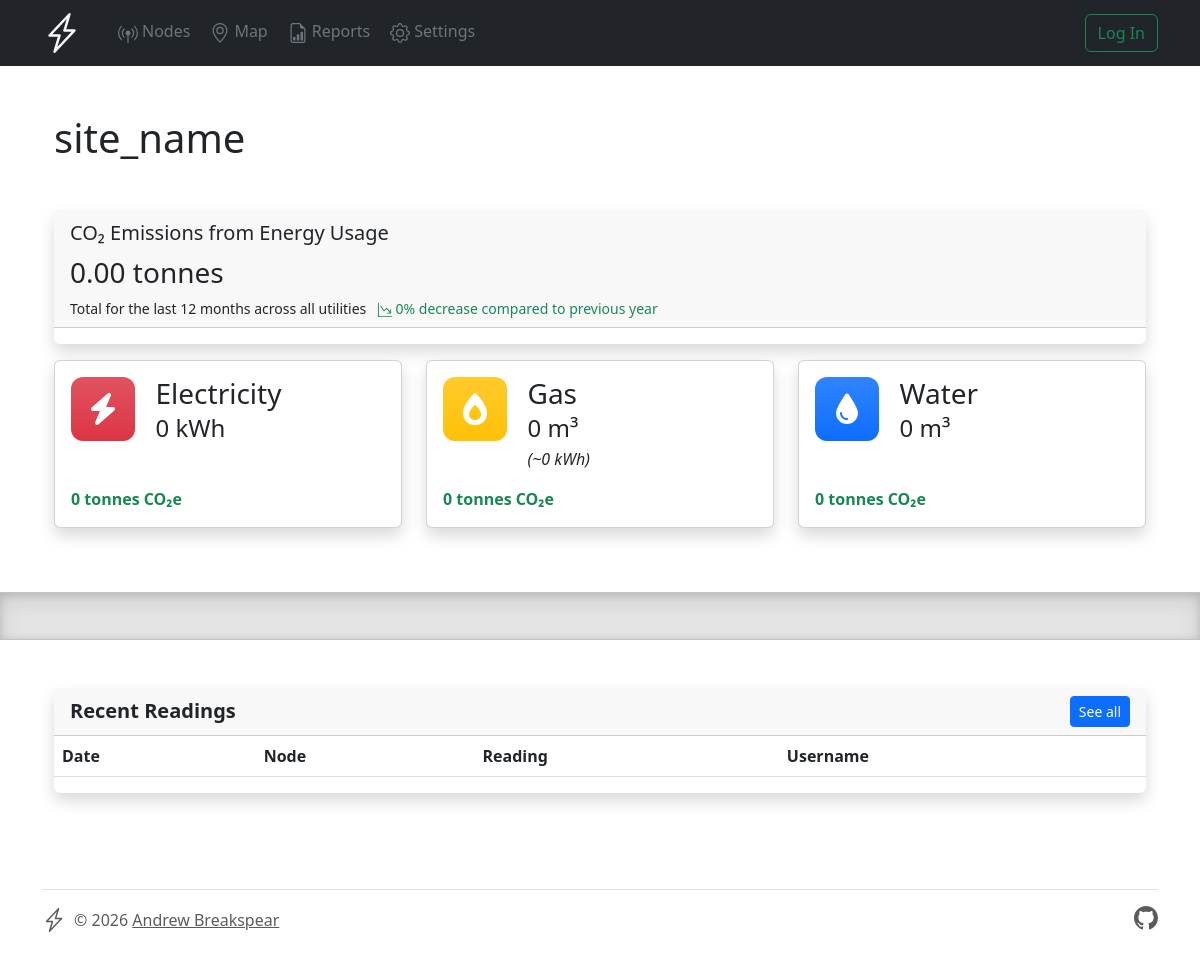
The page / on the database its author committed.
### tables this page shows
CREATE TABLE `settings` (
  `uid` int NOT NULL,
  `name` varchar(255) NOT NULL,
  `description` text NOT NULL,
  `value` text NOT NULL
);

### inc/classSite.php (called while the page is built, shortened)
<?php
class site {
  public function consumptionByMonth($type = null) {
	  $nodes = $this->allNodesByType($type);
	  $totalConsumption = array();
	  return $totalConsumption;
  }
  public function allNodesByType($type = null, $enabledDisabled = "enabled") {
	global $db;
	if ($enabledDisabled == "all") {
	  $sqlEnabled = "";
	} else {
	  $sqlEnabled = " AND enabled = '1' ";
	}
	$sql  = "SELECT * FROM nodes";
	$sql .= " WHERE type = ? ";
	$sql .= $sqlEnabled;
	$sql .= " ORDER BY uid DESC";
	$nodes = $db->query($sql, $type)->fetchAll();
	return $nodes;
  }
}
?>

### inc/database.php (called while the page is built, shortened)
<?php
class db {
  protected $connection;
	protected $query;
	public function __construct($dbhost = 'localhost', $dbuser = '', $dbpass = '', $dbname = '', $charset = 'utf8') {
		$this->connection = new mysqli($dbhost, $dbuser, $dbpass, $dbname);
		$this->connection->set_charset($charset);
	}
  public function query($query) {
		if ($this->query = $this->connection->prepare($query)) {
            if (func_num_args() > 1) {
                $x = func_get_args();
                $args = array_slice($x, 1);
				$types = '';
                $args_ref = array();
                foreach ($args as $k => &$arg) {
					if (is_array($args[$k])) {
						foreach ($args[$k] as $j => &$a) {
							$types .= $this->_gettype($args[$k][$j]);
							$args_ref[] = &$a;
						}
					} else {
	                	$types .= $this->_gettype($args[$k]);
	                    $args_ref[] = &$arg;
					}
                }
				array_unshift($args_ref, $types);
                call_user_func_array(array($this->query, 'bind_param'), $args_ref);
            }
            $this->query->execute();
        } else {
            $this->error('Unable to prepare MySQL statement (check your syntax) - ' . $this->connection->error);
        }
		return $this;
  }
	public function fetchAll($callback = null) {
	    $params = array();
        $row = array();
	    $meta = $this->query->result_metadata();
	    while ($field = $meta->fetch_field()) {
	        $params[] = &$row[$field->name];
	    }
	    call_user_func_array(array($this->query, 'bind_result'), $params);
        $result = array();
        while ($this->query->fetch()) {
            $r = array();
            foreach ($row as $key => $val) {
                $r[$key] = $val;
            }
            if ($callback != null && is_callable($callback)) {
                $value = call_user_func($callback, $r);
                if ($value == 'break') break;
            } else {
                $result[] = $r;
            }
        }
        $this->query_closed = TRUE;
		return $result;
	}
	private function _gettype($var) {
	    if (is_string($var)) return 's';
	    return 'b';
	}
}
?>

### inc/include.php (called while the page is built, shortened)
<?php
$root = $_SERVER['DOCUMENT_ROOT'];
require_once $root . '/inc/globalFunctions.php';
require_once $root . '/inc/database.php';
require_once $root . '/inc/classSettings.php';
require_once $root . '/inc/classSite.php';
$db = new db(db_host, db_username, db_password, db_name);

### inc/classSettings.php (called while the page is built, shortened)
<?php
class settings {
  protected static $table_name = "settings";
  public function value($name = null) {
    global $db;
    $sql  = "SELECT *  FROM " . self::$table_name;
    $sql .= " WHERE name = ?";
    $sql .= " OR uid = ?";
    $setting = $db->query($sql, $name, $name)->fetchAll();
    $settingValue = $setting[0]['value'] ?? null;
    return $settingValue;
  }
}
$settingsClass = new settings();
?>

### nodes/index.php (the view, shortened to what this page needs)
<?php
$site = new site();
$monthlyConsumptionElectric = $site->consumptionByMonth("Electric");
$monthlyConsumptionGas = $site->consumptionByMonth("Gas");
$monthlyConsumptionWater = $site->consumptionByMonth("Water");
$monthlyCO2 = array();
$monthlyCO2previous = array();
$monthlyCO2 = array_reverse($monthlyCO2);
$monthlyCO2previous = array_reverse($monthlyCO2previous);
$deltaCO2 = percentageDifference(array_sum($monthlyCO2), array_sum($monthlyCO2previous));
$totalElectric = 0 + array_sum(array_slice($monthlyConsumptionElectric, 0, 12));
$totalGas = 0 + array_sum(array_slice($monthlyConsumptionGas, 0, 12));
$totalWater = 0 + array_sum(array_slice($monthlyConsumptionWater, 0, 12));
$totalCO2Electric = 0 + $totalElectric * $settingsClass->value("unit_co2e_electric");
$totalCO2Gas = 0 + $totalGas * $settingsClass->value("unit_co2e_gas");
$totalCO2Water = 0 + $totalWater * $settingsClass->value("unit_co2e_water");
$totalCO2 = $totalCO2Electric + $totalCO2Gas + $totalCO2Water;
?>
<div class="container px-4 py-5">
	<?php
	$title     = site_name;
	echo pageHeader($title);
	?>
	<div class="col-12 mb-3">
		<div class="card bg-yellow-100 border-0 shadow">
			<div class="card-header d-sm-flex flex-row align-items-center flex-0">
				<div class="d-block mb-3 mb-sm-0">
					<div class="fs-5 fw-normal mb-2">CO&#8322; Emissions from Energy Usage</div>
					<h2 class="fs-3 fw-extrabold"><?php echo number_format($totalCO2/1000, 2) . " tonnes"; ?></h2>
					<div class="small mt-2">
						<span class="fw-normal me-2">Total for the last 12 months across all utilities</span>
						<?php
						if ($deltaCO2 <= 0) {
							echo "<svg class=\"text-success\" width=\"1em\" height=\"1em\" role=\"img\"><use xlink:href=\"inc/icons.svg#graph-down\"></use></svg>";
							echo " <span class=\"text-success\">" . abs($deltaCO2) . "% decrease compared to previous year</span>";
						} else {
							echo "<svg class=\"text-danger\" width=\"1em\" height=\"1em\" role=\"img\"><use xlink:href=\"inc/icons.svg#graph-up\"></use></svg>";
							echo " <span class=\"text-danger\">" . abs($deltaCO2) . "% increase compared to previous year</span>";
						}
						?>
					</div>
				</div>
			</div>
			<div class="card-body p-2">
			</div>
		</div>
	</div>
	<div class="row">
		<div class="col-lg-4 col-12 mb-3">
			<div class="card shadow">
				<div class="card-body">
					<div class="row">
						<div class="col-3">
							<div class="feature-icon bg-danger bg-gradient">
								<svg class="bi" width="1em" height="1em"><use xlink:href="inc/icons.svg#electric"/></svg>
							</div>
						</div>
						<div class="col-9">
							<h3 class="mb-1">Electricity</h3>
							<h4 class="fw-extrabold mb-1"><?php echo number_format($totalElectric, 0) . " kWh"; ?></h4>
							<p>&nbsp;</p>
						</div>
					</div>
					<span class="text-success fw-bolder me-1"><?php echo number_format($totalCO2Electric/1000, 0) . " tonnes CO&#8322;e"; ?></span>
				</div>
			</div>
		</div>
		<div class="col-lg-4 col-12 mb-3">
			<div class="card shadow">
				<div class="card-body">
					<div class="row">
						<div class="col-3">
							<div class="feature-icon bg-warning bg-gradient">
								<svg class="bi" width="1em" height="1em"><use xlink:href="inc/icons.svg#gas"/></svg>
							</div>
						</div>
						<div class="col-9">
							<h3 class="mb-1">Gas</h3>
							<h4 class="fw-extrabold mb-1"><?php echo number_format($totalGas, 0) . " m³"; ?></h4>
							<p><i>(~<?php echo convertm3TokWh($totalGas) . " kWh"; ?>)</i></p>
						</div>
					</div>
					<span class="text-success fw-bolder me-1"><?php echo number_format($totalCO2Gas/1000, 0) . " tonnes CO&#8322;e"; ?></span>
				</div>
			</div>
		</div>
		<div class="col-lg-4 col-12 mb-3">
			<div class="card shadow">
				<div class="card-body">
					<div class="row">
						<div class="col-3">
							<div class="feature-icon bg-primary bg-gradient">
								<svg class="bi" width="1em" height="1em"><use xlink:href="inc/icons.svg#water"/></svg>
							</div>
						</div>
						<div class="col-9">
							<h3 class="mb-1">Water</h3>
							<h4 class="fw-extrabold mb-1"><?php echo number_format($totalWater, 0) . " m³"; ?></h4>
							<p>&nbsp;</p>
						</div>
					</div>
					<span class="text-success fw-bolder me-1"><?php echo number_format($totalCO2Water, 0) . " tonnes CO&#8322;e"; ?></span>
				</div>
			</div>
		</div>
	</div>
</div>
<div class="b-example-divider"></div>
<div class="container px-4 py-5">
	<div class="col-12">
		<div class="row">
			<div class="col-12 mb-4">
				<div class="card border-0 shadow">
					<div class="card-header">
						<div class="row align-items-center">
							<div class="col">
								<h2 class="fs-5 fw-bold mb-0">Recent Readings</h2>
							</div>
							<div class="col text-end">
								<a href="index.php?n=readings" class="btn btn-sm btn-primary">See all</a>
							</div>
						</div>
					</div>
					<div class="table-responsive">
						<table class="table align-items-center table-flush">
							<thead class="thead-light">
								<tr>
									<th class="border-bottom" scope="col">Date</th>
									<th class="border-bottom" scope="col">Node</th>
									<th class="border-bottom" scope="col">Reading</th>
									<th class="border-bottom" scope="col">Username</th>
								</tr>
							</thead>
						</table>
					</div>
				</div>
			</div>
		</div>
	</div>
</div>

### index.php (shortened to what this page needs)
<?php include_once "inc/include.php"; ?>
<!doctype html>
<html lang="en">
<head>
	<link href="https://cdn.jsdelivr.net/npm/bootstrap@5.3.0/dist/css/bootstrap.min.css" rel="stylesheet">
	<link rel="stylesheet" href="https://unpkg.com/leaflet@1.9.4/dist/leaflet.css" />
	<link href="css/application.css" rel="stylesheet">
</head>
<body>
	<?php
	include_once("views/header.php");
	if (isset($_SESSION['last_node_access'])) {
		$requestedNode = basename((string) $_SESSION['last_node_access']);
		$node = "nodes/" . $requestedNode . ".php";
		unset($_SESSION['last_node_access']);
	} elseif (isset($_GET['n'])) {
	  $requestedNode = basename((string) $_GET['n']);
	  $node = "nodes/" . $requestedNode . ".php";
	  if (!file_exists($node)) {
		  $node = "nodes/404.php";
	  }
	} elseif (!isset($_GET['n'])) {
	  $node = "nodes/index.php";
	} else {
	  $node = "nodes/404.php";
	}
	include_once($node);
	include_once("views/footer.php");
	?>
</body>
</html>

### views/header.php (shortened to what this page needs)
<?php
$navbarArray['nodes'] = array(
    "title" => "Nodes",
    "icon" => "nodes",
    "link" => "index.php?n=nodes",
    "pages" => array("node", "node_edit", "readings")
);
$navbarArray['map'] = array(
      "title" => "Map",
      "icon" => "locations",
      "link" => "index.php?n=map",
      "pages" => array("locations", "location", "location_edit")
);
$navbarArray['reports'] = array(
      "title" => "Reports",
      "icon" => "report",
      "link" => "index.php?n=reports",
      "pages" => array()
);
$navbarArray['settings'] = array(
      "title" => "Settings",
      "icon" => "settings",
      "link" => "index.php?n=settings",
      "pages" => array()
);
?>
<nav class="navbar navbar-expand-lg navbar-dark bg-dark">
  <div class="container">
    <a class="navbar-brand" href="index.php" ><svg class="me-2 text-light" width="40" height="40" role="img" aria-label="<?php echo site_name; ?>"><use xlink:href="inc/icons.svg#logo"></use></svg></a>
    <div class="collapse navbar-collapse" id="navbarTogglerDemo01">
      <ul class="navbar-nav me-auto mb-2 mb-lg-0">
        <?php
        $currentNode = $_GET['n'] ?? '';
        foreach ($navbarArray AS $key => $navBarLink) {
          $icon = "<svg class=\"m-1\" width=\"20\" height=\"20\"><use xlink:href=\"inc/icons.svg#" . $navBarLink['icon'] . "\"></use></svg>";
          if ($key == $currentNode) {
            $active = " text-white";
          } else {
            if (in_array($currentNode, $navBarLink['pages'])) {
              $active = " text-white";
            } else {
              $active = "text-secondary";
            }
          }
          $output  = "<li class=\"nav-item\">";
          $output .= "<a class=\"nav-link px-2 " . $active . "\" href=\"" . $navBarLink['link'] . "\" >";
          $output .= $icon;
          $output .= $navBarLink['title'];
          $output .= "</a>";
          $output .= "</li>";
          echo $output;
        }
        ?>
      </ul>
      <form class="d-flex">
        <?php
        if (isset($_SESSION['logon']) && $_SESSION['logon'] == true) {
          echo "<a href=\"index.php?logout=true\" class=\"btn btn-success me-2\">Log Off</a>";
        } else {
          echo "<a href=\"index.php?n=logon\" class=\"btn btn-outline-success\">Log In</a>";
        }
        ?>
      </form>
    </div>
  </div>
</nav>

### inc/globalFunctions.php (shortened to what this page needs)
<?php
function percentageDifference($num1, $num2) {
	if (isset($num1) && isset($num2) && $num1 > 0 && $num2 > 0 ) {
		$percentage = ($num1 - $num2) / (($num1 + $num2)/2);
		$percentage = number_format($percentage * 100, 2);
	} else {
		$percentage = 0;
	}
	return $percentage;
}
function pageHeader($title = null, $actionsArray = null) {
	$output  = "<h1 class=\"d-flex mb-5 justify-content-between align-items-center\">" . $title;
	$output .= "<div class=\"dropdown\">";
	$output .= "</div>";
	$output .= "</h1>";
	return $output;
}
function convertm3TokWh($m3 = 0) {
	global $settingsClass;
	$calorificValue = $settingsClass->value("gas_calorific_value");
	if (!isset($calorificValue)) {
		$calorificValue = "38";
	}
	$correctionFactor = "1.02264";
	$kWhCorrectionFactor = "3.6";
	$kWh = (($m3 * $calorificValue) * $correctionFactor) / $kWhCorrectionFactor;
	$kWh = number_format($kWh, 0);
	return $kWh;
}
?>

### views/footer.php
<div class="container">
	<footer class="d-flex flex-wrap justify-content-between align-items-center py-3 my-4 border-top">
		<div class="col-md-4 d-flex align-items-center">
			<span class="mb-3 me-2 mb-md-0 text-muted lh-1">
				<svg class="bi" width="24" height="24" role="img" aria-label="<?php echo site_name; ?>"><use xlink:href="inc/icons.svg#logo"></use></svg>
			</span>
			<span class="text-muted">© <?php echo date('Y'); ?> <a href="https://github.com/dox" class="text-muted">Andrew Breakspear</a></span>
		</div>
		<ul class="nav col-md-4 justify-content-end list-unstyled d-flex">
			<li class="ms-3">
				<a class="text-muted" href="https://github.com/dox/energy">
					<svg class="bi" width="24" height="24" role="img"><use xlink:href="inc/icons.svg#github"></use></svg>
				</a>
			</li>
		</ul>
	</footer>
</div>

### css/application.css (style rules this page uses)
.b-example-divider { height: 3rem; background-color: rgba(0, 0, 0, .1); border: solid rgba(0, 0, 0, .15); border-width: 1px 0; box-shadow: inset 0 .5em 1.5em rgba(0, 0, 0, .1), inset 0 .125em .5em rgba(0, 0, 0, .15); }
.bi { vertical-align: -.125em; fill: currentColor; }
.feature-icon { display: inline-flex; align-items: center; justify-content: center; width: 4rem; height: 4rem; margin-bottom: 1rem; font-size: 2rem; color: #fff; border-radius: .75rem; }

### rows shown on the page
settings: $totalCO2Electric/1000 "0"
settings: $totalCO2Gas/1000 "0"
settings: value "0"

### other values the page prints
$output "Nodes"
$output "Map"
$output "Reports"
$output "Settings"
$title "site_name"
$totalCO2/1000 "0.00"
abs($deltaCO2) "0"
$totalElectric "0"
$totalGas "0"
convertm3TokWh($totalGas) "0"
$totalWater "0"
